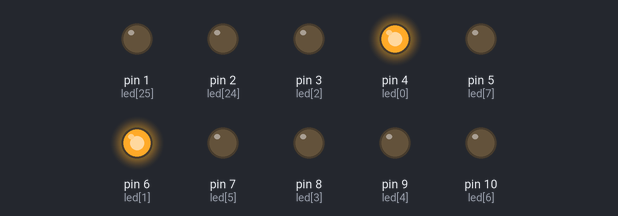
Bench run of a sketch on a simulated Arduino Mega 2560, built with avr-gcc and run on an emulated ATmega2560. On the bench: output pins drawn as LEDs (lit = HIGH).

Above: at 0.02 s.
At 1.17 s:
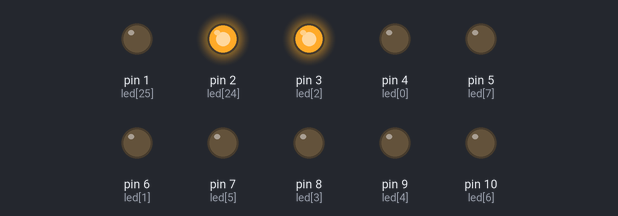
At 2.42 s:
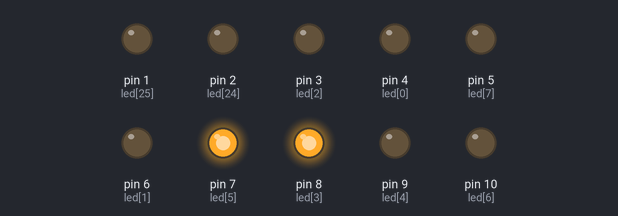
At 3.57 s:
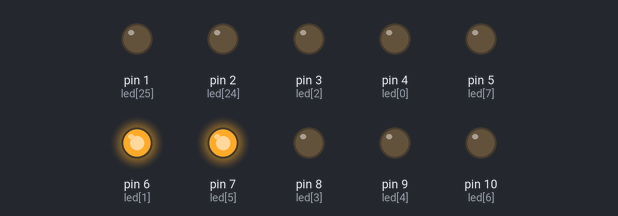
At 4.8 s:
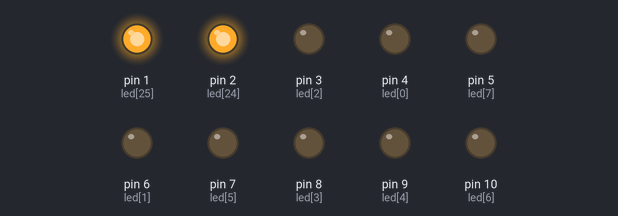
At 6.82 s:
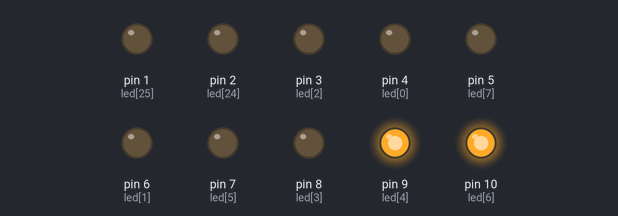
Timing chart, 0 to 7.1 s (numbered marks = the images above):
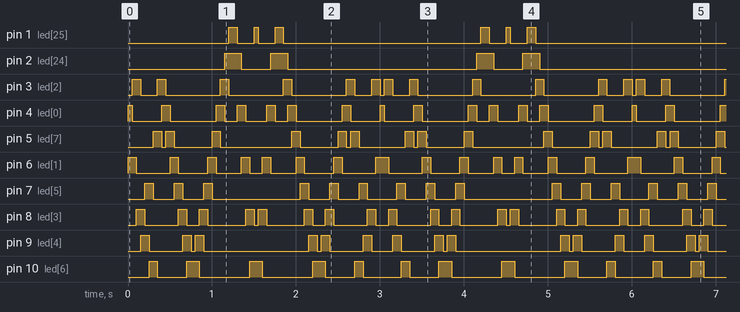

Measured:
- by itself, pin 1 (led[25]): repeats every 3.0 s: LOW 0.20 s, HIGH 0.05 s, LOW 0.20 s, HIGH 0.10 s, LOW 2.4 s, HIGH 0.10 s
- by itself, pin 2 (led[24]): repeats every 3.0 s: LOW 0.35 s, HIGH 0.20 s, LOW 2.3 s, HIGH 0.20 s
- by itself, pin 3 (led[2]): repeats every 3.0 s: LOW 0.20 s, 3 × (HIGH 0.10 s, LOW 0.65 s), HIGH 0.10 s, LOW 0.20 s, HIGH 0.10 s, LOW 0.05 s, HIGH 0.10 s
- by itself, pin 10 (led[6]): repeats every 3.0 s: LOW 0.35 s, 2 × (HIGH 0.15 s, LOW 0.60 s), HIGH 0.15 s, LOW 0.35 s, HIGH 0.10 s, LOW 0.45 s, HIGH 0.10 s

The sketch:

tableau_n_2.ino
```cpp
int temps = 50;                                      //temps utilisé
int led[] = {4, 6, 3, 8, 9, 7, 10, 5, 3, 4, 5, 6, 7, 8, 9, 10, 10, 9, 8, 7, 6, 5, 4, 3, 2, 1, 2, 4, 6, 8, 10, 1, 1, 3, 6, 9, 8, 7, 4, 5};              //nombre de leds
int pinCount = 32;                                 //nombre de broches

void setup() {
    for (int i = 0; i < pinCount; i++) {           // rechercher : array comment allumer 2 leds simultanement
    pinMode(led[i], OUTPUT);
  }
}

void loop() {

    for (int i = 0; i < pinCount-2; i++) {

    digitalWrite(led[i], HIGH);
    digitalWrite(led[i+1], HIGH);
    delay(temps);

    digitalWrite(led[i], LOW);
    digitalWrite(led[i+1], LOW);

  }


  for (int i = pinCount -2; i >= 1; i--) {

    digitalWrite(led[i], HIGH);
    digitalWrite(led[i+1], HIGH);
    delay(temps);

    digitalWrite(led[i], LOW);
    digitalWrite(led[i+1], LOW);
  }
}
```
